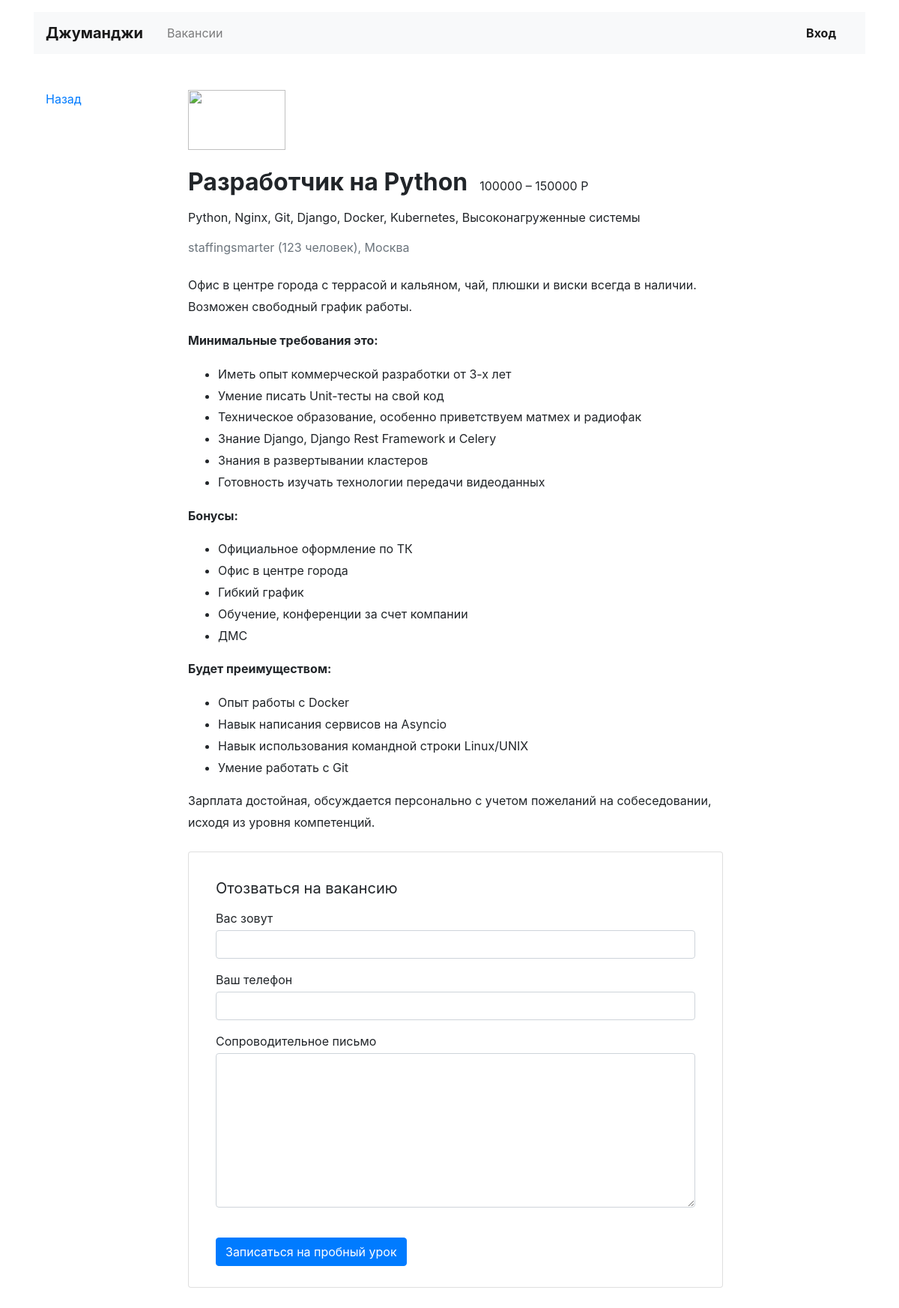
The page /vacancies/1/ on the database its author committed.
### vacancy/models.py (models this page shows, shortened)
class Vacancy(models.Model):
    title = models.CharField(max_length=32)
    specialty = models.ForeignKey(Specialty, on_delete=models.CASCADE, related_name="vacancies")
    company = models.ForeignKey(Company, on_delete=models.CASCADE, related_name="vacancies")
    skills = models.TextField()
    description = models.TextField()
    salary_min = models.IntegerField()
    salary_max = models.IntegerField()
    published_at = models.DateField()
    class Meta:
        verbose_name = 'Vacancy'
        verbose_name_plural = 'Vacancies'

class Company(models.Model):
    name = models.CharField(max_length=64)
    location = models.CharField(max_length=32)
    logo = models.URLField(default='https://place-hold.it/100x60')
    description = models.TextField()
    employee_count = models.IntegerField()
    class Meta:
        verbose_name = 'Company'
        verbose_name_plural = 'Companies'

### vacancy/views.py (the view)
# urls.py: path('vacancies/<int:pk>/', VacancyView.as_view(), name='vacancy_view'),
class VacancyView(DetailView):
    model = Vacancy
    context_object_name = 'vacancy'
    template_name = 'vacancy/vacancy.html'
    queryset = model.objects.select_related('specialty', 'company')

### templates/vacancy/vacancy.html
{% extends 'vacancy/base.html' %}
{% block container %}
  <main class="container mt-3 pb-5">
    <div class="row mt-5">
      <div class="col-12 col-lg-2">
        <div class="pl-3 mb-5">
          <p><a href="{% url 'main_view' %}">Назад</a></p>
        </div>
      </div>
      <div class="col-12 col-lg-8">
        <section class="pl-3">
          <a href="#"><img src="https://place-hold.it/130x80" width="130" height="80" alt=""></a>
          <div class="d-flex align-items-baseline align-content-baseline">
            <h1 class="h2 mt-4 font-weight-bold" >{{ vacancy.title }}</h1>
            <p class="m-0 pl-3">{{ vacancy.salary_min }} – {{ vacancy.salary_max }} Р</p>
          </div>
          <p class="mt-2">{{ vacancy.skills }}</p>
          <p class="text-muted mb-4">{{ vacancy.company.name }} ({{ vacancy.company.employee_count }} человек),
              {{ vacancy.company.location }}</p>
          <div style="line-height: 1.8;">
            {{ vacancy.description|safe }}
          </div>
          <form action="/echo" class="card mt-4 mb-3" enctype="multipart/form-data">
            <div class="card-body mx-3">
              <p class="h5 mt-3 font-weight-normal">Отозваться на вакансию</p>
              <div class="form-group">
                <label class="mb-1 mt-2" for="userName">Вас зовут</label>
                <input class="form-control" type="text" placeholder="" id="userName">
              </div>
              <div class="form-group">
                <label class="mb-1" for="userPhone">Ваш телефон</label>
                <input class="form-control" type="tel" placeholder="" id="userPhone">
              </div>
              <div class="form-group">
                <label class="mb-1" for="userMsg" >Сопроводительное письмо</label>
                <textarea class="form-control" rows="8" id="userMsg"></textarea>
              </div>
              <input type="submit" class="btn btn-primary mt-4 mb-2" value="Записаться на пробный урок">
            </div>
          </form>
        </section>
      </div>
    </div>
  </main>
{% endblock %}

### rows shown on the page
Vacancy: title "Разработчик на Python", salary_min "100000", salary_max "150000", skills "Python, Nginx, Git, Django, Docker, Kubernetes, Высоконагруженные системы", company.name "staffingsmarter", company.employee_count "123", company.location "Москва", description "Офис в центре города с террасой и кальяном, чай, плюшки и виски всегда в наличии. Возможен свободный график работы. Минимальные требования это: Иметь опыт коммерческой разработки от 3-х лет Умение писать Unit-тесты на свой код Техническое образование, особенно приветствуем матмех и радиофак Знание Django, Django Rest Framework и Celery Знания в развертывании кластеров Готовность изучать технологии передачи видеоданных Бонусы: Официальное оформление по ТК Офис в центре города Гибкий график Обучение, конференции за счет компании ДМС Будет преимуществом: Опыт работы с Docker Навык написания сервисов на Asyncio Навык использования командной строки Linux/UNIX Умение работать с Git Зарплата…"
